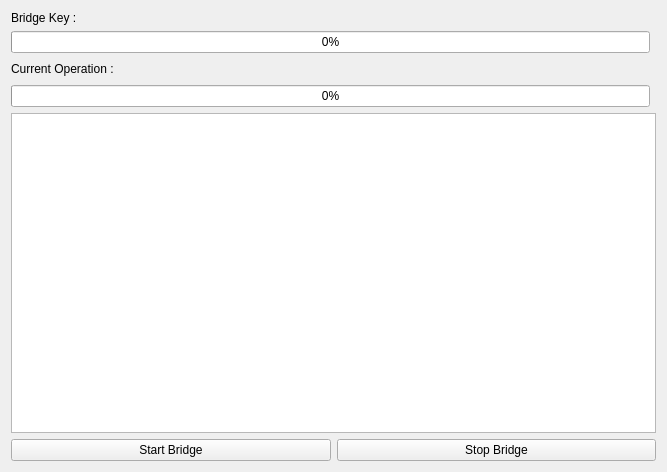
<?xml version="1.0" encoding="UTF-8"?>
<ui version="4.0">
 <class>BridgeProgressWidget</class>
 <widget class="QWidget" name="BridgeProgressWidget">
  <property name="geometry">
   <rect>
    <x>0</x>
    <y>0</y>
    <width>667</width>
    <height>472</height>
   </rect>
  </property>
  <property name="windowTitle">
   <string>Form</string>
  </property>
  <layout class="QGridLayout" name="gridLayout">
   <item row="4" column="0" colspan="3">
    <widget class="QProgressBar" name="currentBridgeOperationProgressBar">
     <property name="value">
      <number>0</number>
     </property>
    </widget>
   </item>
   <item row="1" column="0" colspan="3">
    <widget class="QProgressBar" name="currentBridgeProgressBar">
     <property name="value">
      <number>0</number>
     </property>
    </widget>
   </item>
   <item row="0" column="1">
    <widget class="QLabel" name="currentBridgeKeyLabel">
     <property name="text">
      <string>&lt;Not Started&gt;</string>
     </property>
    </widget>
   </item>
   <item row="3" column="1">
    <widget class="QLabel" name="currentBridgeOperationLabel">
     <property name="text">
      <string>&lt;Not Started&gt;</string>
     </property>
    </widget>
   </item>
   <item row="6" column="0" colspan="4">
    <widget class="QTextBrowser" name="operationHistoryTextBrowser">
     <property name="sizePolicy">
      <sizepolicy hsizetype="Expanding" vsizetype="Expanding">
       <horstretch>0</horstretch>
       <verstretch>0</verstretch>
      </sizepolicy>
     </property>
    </widget>
   </item>
   <item row="3" column="0">
    <widget class="QLabel" name="label_2">
     <property name="text">
      <string>Current Operation :</string>
     </property>
    </widget>
   </item>
   <item row="0" column="0">
    <widget class="QLabel" name="label">
     <property name="text">
      <string>Bridge Key :</string>
     </property>
    </widget>
   </item>
   <item row="3" column="2">
    <spacer name="horizontalSpacer">
     <property name="orientation">
      <enum>Qt::Horizontal</enum>
     </property>
     <property name="sizeHint" stdset="0">
      <size>
       <width>40</width>
       <height>20</height>
      </size>
     </property>
    </spacer>
   </item>
   <item row="7" column="0" colspan="4">
    <layout class="QHBoxLayout" name="horizontalLayout">
     <item>
      <widget class="QPushButton" name="bridgeButton">
       <property name="text">
        <string>Start Bridge</string>
       </property>
      </widget>
     </item>
     <item>
      <widget class="QPushButton" name="stopBridgeButton">
       <property name="text">
        <string>Stop Bridge</string>
       </property>
      </widget>
     </item>
    </layout>
   </item>
  </layout>
 </widget>
 <tabstops>
  <tabstop>operationHistoryTextBrowser</tabstop>
  <tabstop>bridgeButton</tabstop>
  <tabstop>stopBridgeButton</tabstop>
 </tabstops>
 <resources/>
 <connections/>
</ui>
